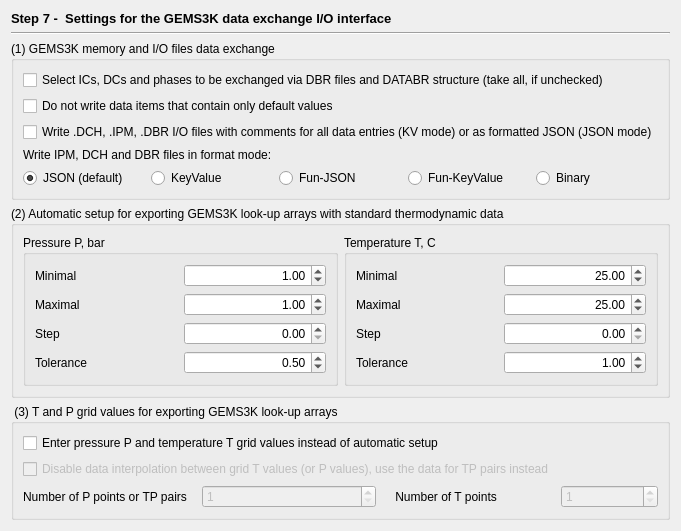
     <widget class="QWidget" name="page_8">
      <layout class="QVBoxLayout" name="verticalLayout_7">
       <item>
        <widget class="QLabel" name="label_8">
         <property name="sizePolicy">
          <sizepolicy hsizetype="Preferred" vsizetype="Fixed">
           <horstretch>0</horstretch>
           <verstretch>0</verstretch>
          </sizepolicy>
         </property>
         <property name="font">
          <font>
           <pointsize>10</pointsize>
           <weight>75</weight>
           <bold>true</bold>
          </font>
         </property>
         <property name="text">
          <string>Step 7 -  Settings for the GEMS3K data exchange I/O interface</string>
         </property>
        </widget>
       </item>
       <item>
        <widget class="Line" name="line_7">
         <property name="orientation">
          <enum>Qt::Horizontal</enum>
         </property>
        </widget>
       </item>
       <item>
        <widget class="QGroupBox" name="groupBox_10">
         <property name="title">
          <string>(1) GEMS3K memory and I/O files data exchange</string>
         </property>
         <layout class="QGridLayout" name="gridLayout_15">
          <item row="7" column="1">
           <widget class="QRadioButton" name="rbKeyVal">
            <property name="text">
             <string>KeyValue</string>
            </property>
           </widget>
          </item>
          <item row="3" column="0" colspan="5">
           <widget class="QLabel" name="label_28">
            <property name="text">
             <string>Write IPM, DCH and DBR files in format mode: </string>
            </property>
           </widget>
          </item>
          <item row="7" column="2">
           <widget class="QRadioButton" name="rbFunJson">
            <property name="text">
             <string>Fun-JSON</string>
            </property>
           </widget>
          </item>
          <item row="1" column="0" colspan="5">
           <widget class="QCheckBox" name="chAll">
            <property name="text">
             <string>Do not write data items that contain only default values </string>
            </property>
           </widget>
          </item>
          <item row="7" column="4">
           <widget class="QRadioButton" name="rbBinary">
            <property name="text">
             <string>Binary</string>
            </property>
           </widget>
          </item>
          <item row="7" column="0">
           <widget class="QRadioButton" name="rbJson">
            <property name="text">
             <string>JSON (default)</string>
            </property>
            <property name="checked">
             <bool>true</bool>
            </property>
           </widget>
          </item>
          <item row="0" column="0" colspan="5">
           <widget class="QCheckBox" name="chSelect">
            <property name="text">
             <string>Select ICs, DCs and phases to be exchanged via DBR files and DATABR structure (take all, if unchecked)</string>
            </property>
           </widget>
          </item>
          <item row="2" column="0" colspan="5">
           <widget class="QCheckBox" name="chComment">
            <property name="text">
             <string>Write .DCH, .IPM, .DBR I/O files with comments for all data entries (KV mode) or as formatted JSON (JSON mode)</string>
            </property>
            <property name="checked">
             <bool>false</bool>
            </property>
           </widget>
          </item>
          <item row="7" column="3">
           <widget class="QRadioButton" name="rbFunKeyValue">
            <property name="text">
             <string>Fun-KeyValue</string>
            </property>
           </widget>
          </item>
         </layout>
        </widget>
       </item>
       <item>
        <widget class="QGroupBox" name="pTPInput">
         <property name="title">
          <string>(2) Automatic setup for exporting GEMS3K look-up arrays with standard thermodynamic data </string>
         </property>
         <layout class="QHBoxLayout" name="horizontalLayout">
          <item>
           <widget class="QGroupBox" name="groupBox_12">
            <property name="title">
             <string>Pressure P, bar</string>
            </property>
            <layout class="QGridLayout" name="gridLayout_5">
             <item row="0" column="0">
              <widget class="QLabel" name="label_9">
               <property name="text">
                <string>Minimal</string>
               </property>
              </widget>
             </item>
             <item row="0" column="1">
              <widget class="QDoubleSpinBox" name="pPfrom">
               <property name="layoutDirection">
                <enum>Qt::LeftToRight</enum>
               </property>
               <property name="alignment">
                <set>Qt::AlignRight|Qt::AlignTrailing|Qt::AlignVCenter</set>
               </property>
               <property name="decimals">
                <number>2</number>
               </property>
               <property name="maximum">
                <double>10000.000000000000000</double>
               </property>
               <property name="value">
                <double>1.000000000000000</double>
               </property>
              </widget>
             </item>
             <item row="1" column="0">
              <widget class="QLabel" name="label_10">
               <property name="text">
                <string>Maximal</string>
               </property>
              </widget>
             </item>
             <item row="1" column="1">
              <widget class="QDoubleSpinBox" name="pPuntil">
               <property name="alignment">
                <set>Qt::AlignRight|Qt::AlignTrailing|Qt::AlignVCenter</set>
               </property>
               <property name="decimals">
                <number>2</number>
               </property>
               <property name="maximum">
                <double>10000.000000000000000</double>
               </property>
               <property name="value">
                <double>1.000000000000000</double>
               </property>
              </widget>
             </item>
             <item row="2" column="0">
              <widget class="QLabel" name="label_11">
               <property name="text">
                <string>Step</string>
               </property>
              </widget>
             </item>
             <item row="2" column="1">
              <widget class="QDoubleSpinBox" name="pPstep">
               <property name="alignment">
                <set>Qt::AlignRight|Qt::AlignTrailing|Qt::AlignVCenter</set>
               </property>
               <property name="decimals">
                <number>2</number>
               </property>
               <property name="maximum">
                <double>1000.000000000000000</double>
               </property>
              </widget>
             </item>
             <item row="3" column="0">
              <widget class="QLabel" name="label_12">
               <property name="text">
                <string>Tolerance</string>
               </property>
              </widget>
             </item>
             <item row="3" column="1">
              <widget class="QDoubleSpinBox" name="pPtol">
               <property name="alignment">
                <set>Qt::AlignRight|Qt::AlignTrailing|Qt::AlignVCenter</set>
               </property>
               <property name="decimals">
                <number>2</number>
               </property>
               <property name="minimum">
                <double>0.010000000000000</double>
               </property>
               <property name="maximum">
                <double>10.000000000000000</double>
               </property>
               <property name="singleStep">
                <double>0.100000000000000</double>
               </property>
               <property name="value">
                <double>0.500000000000000</double>
               </property>
              </widget>
             </item>
            </layout>
           </widget>
          </item>
          <item>
           <widget class="QGroupBox" name="groupBox_13">
            <property name="title">
             <string>Temperature T, C</string>
            </property>
            <layout class="QGridLayout" name="gridLayout_6">
             <item row="0" column="0">
              <widget class="QLabel" name="label_13">
               <property name="text">
                <string>Minimal</string>
               </property>
              </widget>
             </item>
             <item row="0" column="1">
              <widget class="QDoubleSpinBox" name="pTfrom">
               <property name="alignment">
                <set>Qt::AlignRight|Qt::AlignTrailing|Qt::AlignVCenter</set>
               </property>
               <property name="decimals">
                <number>2</number>
               </property>
               <property name="maximum">
                <double>2000.000000000000000</double>
               </property>
               <property name="value">
                <double>25.000000000000000</double>
               </property>
              </widget>
             </item>
             <item row="1" column="0">
              <widget class="QLabel" name="label_14">
               <property name="text">
                <string>Maximal</string>
               </property>
              </widget>
             </item>
             <item row="1" column="1">
              <widget class="QDoubleSpinBox" name="pTuntil">
               <property name="alignment">
                <set>Qt::AlignRight|Qt::AlignTrailing|Qt::AlignVCenter</set>
               </property>
               <property name="decimals">
                <number>2</number>
               </property>
               <property name="maximum">
                <double>2000.000000000000000</double>
               </property>
               <property name="value">
                <double>25.000000000000000</double>
               </property>
              </widget>
             </item>
             <item row="2" column="0">
              <widget class="QLabel" name="label_15">
               <property name="text">
                <string>Step</string>
               </property>
              </widget>
             </item>
             <item row="2" column="1">
              <widget class="QDoubleSpinBox" name="pTstep">
               <property name="alignment">
                <set>Qt::AlignRight|Qt::AlignTrailing|Qt::AlignVCenter</set>
               </property>
               <property name="decimals">
                <number>2</number>
               </property>
               <property name="maximum">
                <double>200.000000000000000</double>
               </property>
               <property name="value">
                <double>0.000000000000000</double>
               </property>
              </widget>
             </item>
             <item row="3" column="0">
              <widget class="QLabel" name="label_16">
               <property name="text">
                <string>Tolerance</string>
               </property>
              </widget>
             </item>
             <item row="3" column="1">
              <widget class="QDoubleSpinBox" name="pTtol">
               <property name="alignment">
                <set>Qt::AlignRight|Qt::AlignTrailing|Qt::AlignVCenter</set>
               </property>
               <property name="decimals">
                <number>2</number>
               </property>
               <property name="minimum">
                <double>0.010000000000000</double>
               </property>
               <property name="maximum">
                <double>10.000000000000000</double>
               </property>
               <property name="singleStep">
                <double>0.100000000000000</double>
               </property>
               <property name="value">
                <double>1.000000000000000</double>
               </property>
              </widget>
             </item>
            </layout>
           </widget>
          </item>
         </layout>
        </widget>
       </item>
       <item>
        <widget class="QGroupBox" name="pTPlookup">
         <property name="title">
          <string> (3) T and P grid values for exporting GEMS3K look-up arrays</string>
         </property>
         <layout class="QGridLayout" name="gridLayout_7">
          <item row="0" column="0" colspan="3">
           <widget class="QCheckBox" name="checkArrays">
            <property name="text">
             <string>Enter pressure P and temperature T grid values instead of automatic setup </string>
            </property>
           </widget>
          </item>
          <item row="1" column="0" colspan="3">
           <widget class="QCheckBox" name="chInterp">
            <property name="enabled">
             <bool>false</bool>
            </property>
            <property name="text">
             <string>Disable data interpolation between grid T values (or P values), use the data for TP pairs instead</string>
            </property>
           </widget>
          </item>
          <item row="2" column="0">
           <widget class="QLabel" name="label_17">
            <property name="text">
             <string>Number of P points or TP pairs</string>
            </property>
           </widget>
          </item>
          <item row="2" column="1">
           <widget class="QSpinBox" name="pPPoints">
            <property name="enabled">
             <bool>false</bool>
            </property>
            <property name="minimum">
             <number>1</number>
            </property>
            <property name="maximum">
             <number>300</number>
            </property>
           </widget>
          </item>
          <item row="2" column="2">
           <widget class="QLabel" name="label_18">
            <property name="text">
             <string>    Number of T points</string>
            </property>
           </widget>
          </item>
          <item row="2" column="3">
           <widget class="QSpinBox" name="pTPoints">
            <property name="enabled">
             <bool>false</bool>
            </property>
            <property name="minimum">
             <number>1</number>
            </property>
            <property name="maximum">
             <number>300</number>
            </property>
           </widget>
          </item>
         </layout>
        </widget>
       </item>
      </layout>
     </widget>
